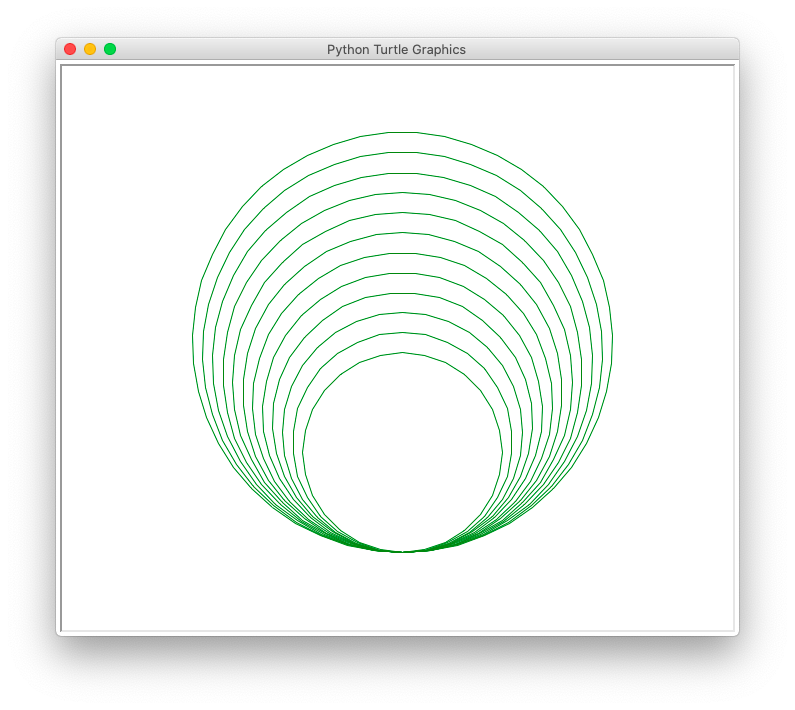

Write Python code to recreate this figure.
import turtle

# ポインターの形設定
turtle.shape('classic')

for i in range(12):
    i = i*10

    turtle.color('white')
    turtle.sety(-200)

    # 円を描く
    turtle.color('green')
    turtle.circle(100+i)

# 描画後turtle非表示
turtle.hideturtle()

turtle.done()
